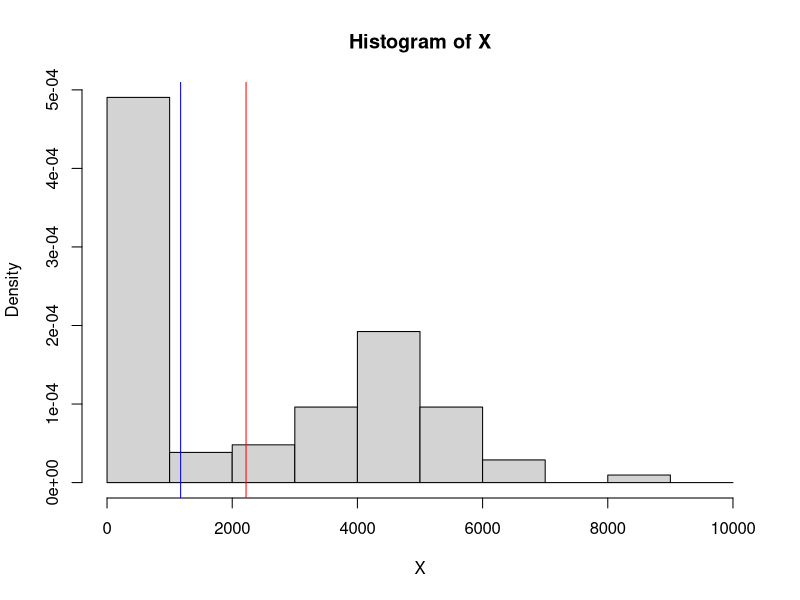
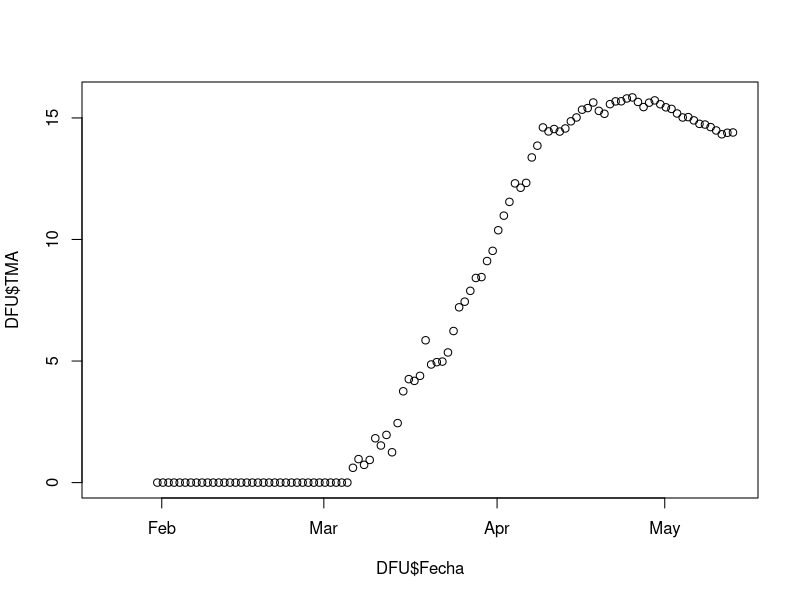
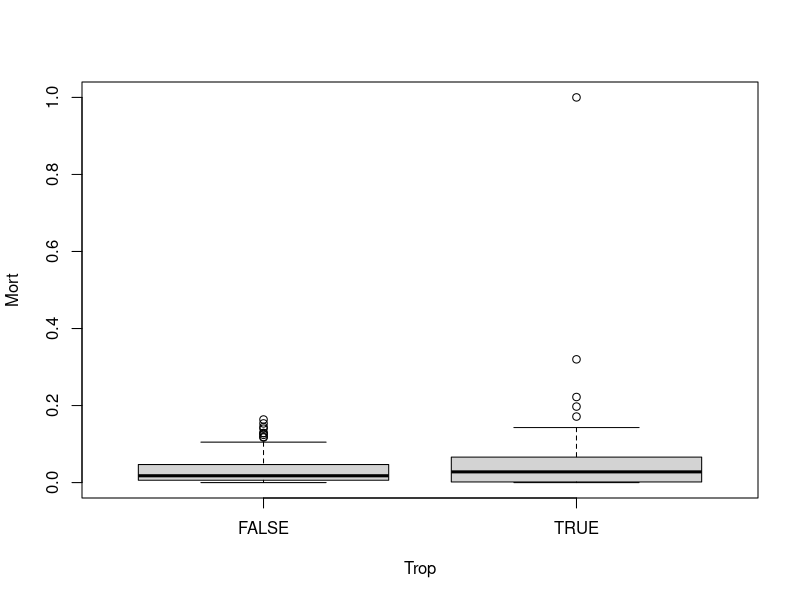
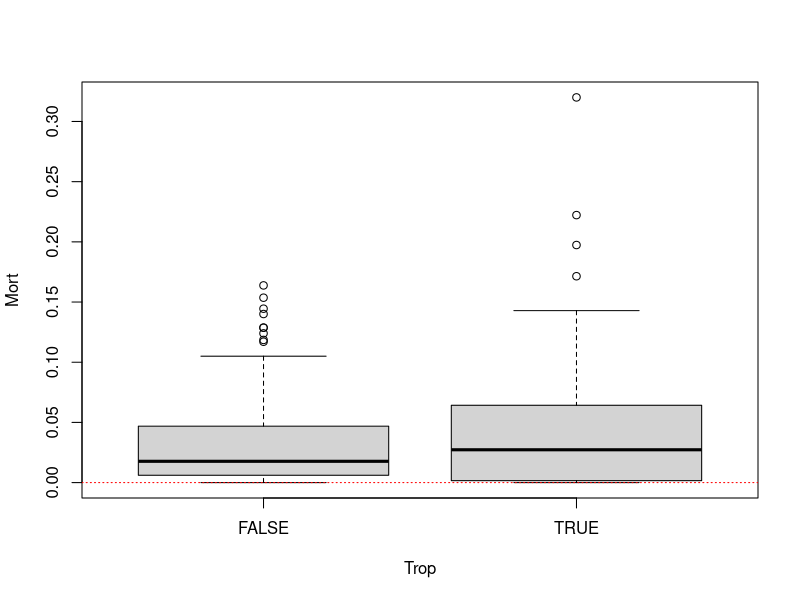
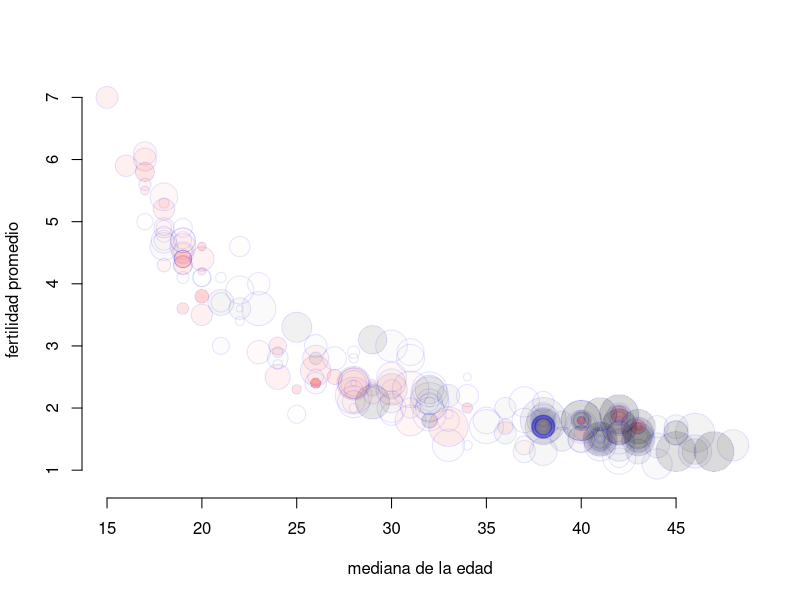
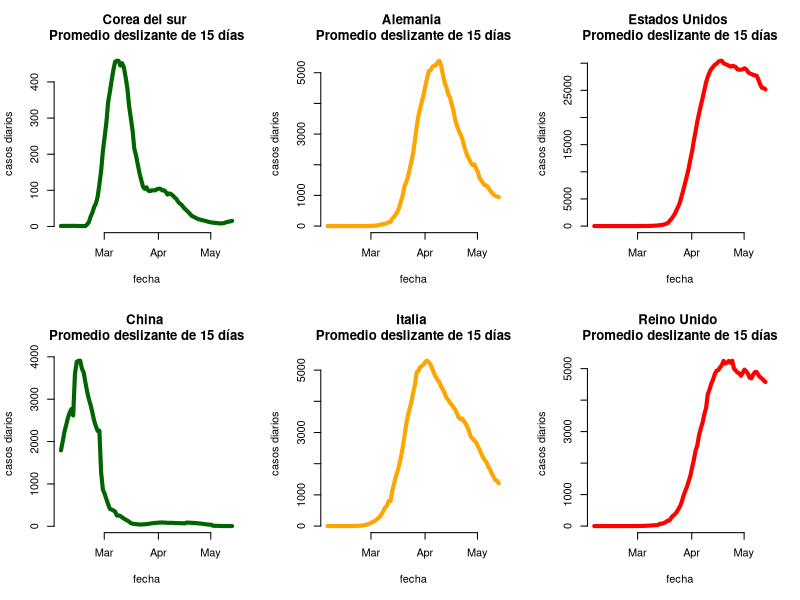
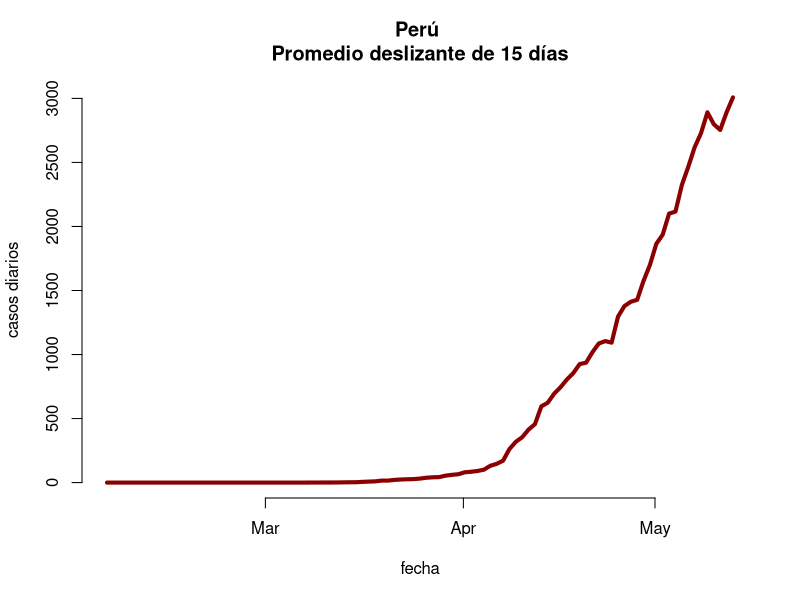

Reproduce these figures in R, in order.
## ---- chunk 1
library(readr)
library(dplyr)
## ---- chunk 2
DC <- read_csv("C19.csv")
DD <- read_csv("Demo.csv")
## ---- chunk 3
r <- function(x){
  return(round(x, digits = 2))
}
## ---- chunk 4
nrow(DC)
nrow(DD)
## ---- chunk 5
ncol(DC)
ncol(DD)
## ---- chunk 6
sum(is.na(DC))
sum(is.na(DD))
## ---- chunk 7
sum(complete.cases(DC))
sum(complete.cases(DD))
## ---- chunk 8
r((nrow(DC)-sum(complete.cases(DC)))/nrow(DC)*100)
r((nrow(DD)-sum(complete.cases(DD)))/nrow(DD)*100)

## ---- chunk 9
colSums(is.na(DC))
colSums(is.na(DD))
## ---- chunk 10
spec(DC)
## ---- chunk 11
spec(DD)
## ---- chunk 12
length(unique(DC$Pais))
## ---- chunk 13
length(unique(DC$Provincia))
## ---- chunk 14
length(unique(DC$Pais[is.na(DC$Provincia)]))
## ---- chunk 15
length(unique(DC$Pais[!is.na(DC$Provincia)]))
## ---- chunk 16
intersect(DC$Pais[is.na(DC$Provincia)],DC$Pais[!is.na(DC$Provincia)])
## ---- chunk 17
unique(DC$Provincia[is.na(DC$Pais)])
## ---- chunk 18
DC[is.na(DC$Pais),]
## ---- chunk 19
S <- unique(DC$Pais[!is.na(DC$Provincia)])

unique(DC$Pais[(DC$Pais %in% S) & is.na(DC$Provincia)])
## ---- chunk 20
DC %>% filter(Pais == "United Kingdom") -> DF
unique(DF$Provincia)
## ---- chunk 21
length(unique(DF$Provincia))
## ---- chunk 22
DC %>% 
  filter(Pais == "United Kingdom" & Contagiados > 0) %>% 
  select(Fecha, Contagiados) %>% 
  arrange(Fecha) -> DF

## ---- chunk 23
DF
## ---- chunk 24
DC %>% 
  filter(Pais == "United Kingdom") %>%
  group_by(Fecha, Pais) %>%
  summarise(
    Contagiados = sum(Contagiados)
    , Muertos = sum(Muertos)
    , Recuperados = sum(Recuperados)
  ) -> DFU 

## ---- chunk 25
DFU$ContDia <- diff(c(0, DFU$Contagiados))
## ---- chunk 26
diff(range(DFU$Fecha[c(diff(c(0,DFU$Contagiados))) > 0]))
## ---- chunk 27
max(DFU$Fecha)-min(DFU$Fecha)
## ---- chunk 28
head(DFU)
tail(DFU)
## ---- chunk 29
cv <- function(X){
  return(sd(X)/mean(X))
}

rango <- function(X){
  return(max(X)-min(X))
}
## ---- chunk 30
fi <- min(DFU$Fecha[DFU$ContDia > 0])
ff <- max(DFU$Fecha[DFU$ContDia > 0])

Sel <- (fi <= DFU$Fecha) & (DFU$Fecha <= ff)

r(min(DFU$ContDia[Sel]))
r(median(DFU$ContDia[Sel]))
r(mean(DFU$ContDia[Sel]))
r(max(DFU$ContDia[Sel]))

r(sd(DFU$ContDia[Sel]))
r(rango(DFU$ContDia[Sel]))
r(IQR(DFU$ContDia[Sel]))
r(cv(DFU$ContDia[Sel]))

## ---- chunk 31
DFU[DFU$ContDia == max(DFU$ContDia),]
## ---- chunk 32
X <- DFU$ContDia[Sel]
hist(X, prob = TRUE, breaks=seq(0,10000,by = 1000))
abline(v = c(mean(X), median(X)), col = c("red", "blue"))
## ---- chunk 33
DFU$TMA <- DFU$Muertos/DFU$Contagiados * 100
## ---- chunk 34
plot(DFU$Fecha, DFU$TMA)
## ---- chunk 35
DFU$Fecha[DFU$TMA == max(DFU$TMA, na.rm = TRUE)]
## ---- chunk 36
DC %>% filter(Fecha == max(Fecha)) -> DF
Mort <- DF$Muertos/DF$Contagiados
Trop <- (-23 <= DF$Latitud) & (DF$Latitud <= 23)
boxplot(Mort ~ Trop)
## ---- chunk 37
DC %>% filter(Fecha == max(Fecha)) -> DF
Mort <- DF$Muertos/DF$Contagiados
Validos <- (Mort < 0.5)
DF <- DF[Validos,]
Mort <- Mort[Validos]
Trop <- (-23 <= DF$Latitud) & (DF$Latitud <= 23)
boxplot(Mort ~ Trop)
abline(h = 0, lty = 3, col = "red")
## ---- chunk 38
desliz <- function(X, k){
  n <- length(X)
  M <- rep(NA, n-k)
  for(i in 0:(n-k)){
    M[i+1] <- mean(X[i+1:k])
  }
  return(M)
}
## ---- chunk 39
Visualizar <- function(DF, Pais, k, col){
  plot(
    DF$Fecha[-(1:(k-1))]
    , desliz(c(0,diff(DF$Contagiados)),k)
    , main = paste(Pais,"\nPromedio de casos diarios de los últimos",k,"días")
    , xlab = "fecha"
    , ylab = "promedio de casos"
    , type = "l"
    , lwd = 4
    , col = col
    , bty = "n"
    )
}
## ---- chunk 40
DC
## ---- chunk 41
DC %>% filter(Fecha == max(Fecha)) -> DZ
DX <- left_join(DZ,DD)
DX$Mort <- DX$Muertos/DX$Contagiados
DX <- DX[!is.na(DX$Mort),]
## ---- chunk 42

Trop <- (-23 <= DX$Latitud) & (DX$Latitud <= 23)

plot(
  DX$Edad
  , DX$Fertilidad
  , cex=log10(DX$Contagiados)
  , pch = 21
  , col= rgb(0,0,1,0.1)
  , bg = rgb(Trop,0,0,DX$Mort)
  , bty = "n"
  , xlab = "mediana de la edad"
  , ylab = "fertilidad promedio"
  )
## ---- chunk 43
Visualizar <- function(DF, Pais, k, col){
  plot(
    DF$Fecha[-(1:(k-1))]
    , desliz(c(0,diff(DF$Contagiados)),k)
    , main = paste(Pais,"\nPromedio deslizante de",k,"días")
    , xlab = "fecha"
    , ylab = "casos diarios"
    , type = "l"
    , lwd = 4
    , col = col
    , bty = "n"
    )
}
## ---- chunk 44
Totalizar <- function(DF, NombrePais){
  DF %>% 
    filter(Pais == NombrePais) %>%
    group_by(Fecha, Pais) %>%
    summarise(
      Contagiados = sum(Contagiados)
      , Muertos = sum(Muertos)
      , Recuperados = sum(Recuperados)
    )
}
## ---- chunk 45
DFC <- Totalizar(DC, "China")
DFG <- Totalizar(DC, "Germany")
DFI <- Totalizar(DC, "Italy")
DFA <- Totalizar(DC, "United States")
DFU <- Totalizar(DC, "United Kingdom")
DFP <- Totalizar(DC, "Peru")
DFK <- Totalizar(DC, "South Korea")
## ---- chunk 46
#png(filename = "Varias.png", width = 720, height = 480, pointsize = 14)
op <- par(mfcol = c(2,3))
Visualizar(DFK, "Corea del sur", 15, "darkgreen")
Visualizar(DFC, "China", 15, "darkgreen")
Visualizar(DFG, "Alemania", 15, "orange")
Visualizar(DFI, "Italia", 15, "orange")
Visualizar(DFA, "Estados Unidos", 15, "red")
Visualizar(DFU, "Reino Unido", 15, "red")
par(op)
#dev.off()
## ---- chunk 47
#png(filename = "Una.png", pointsize = 14)
Visualizar(DFP, "Perú", 15, "darkred")
#dev.off()
